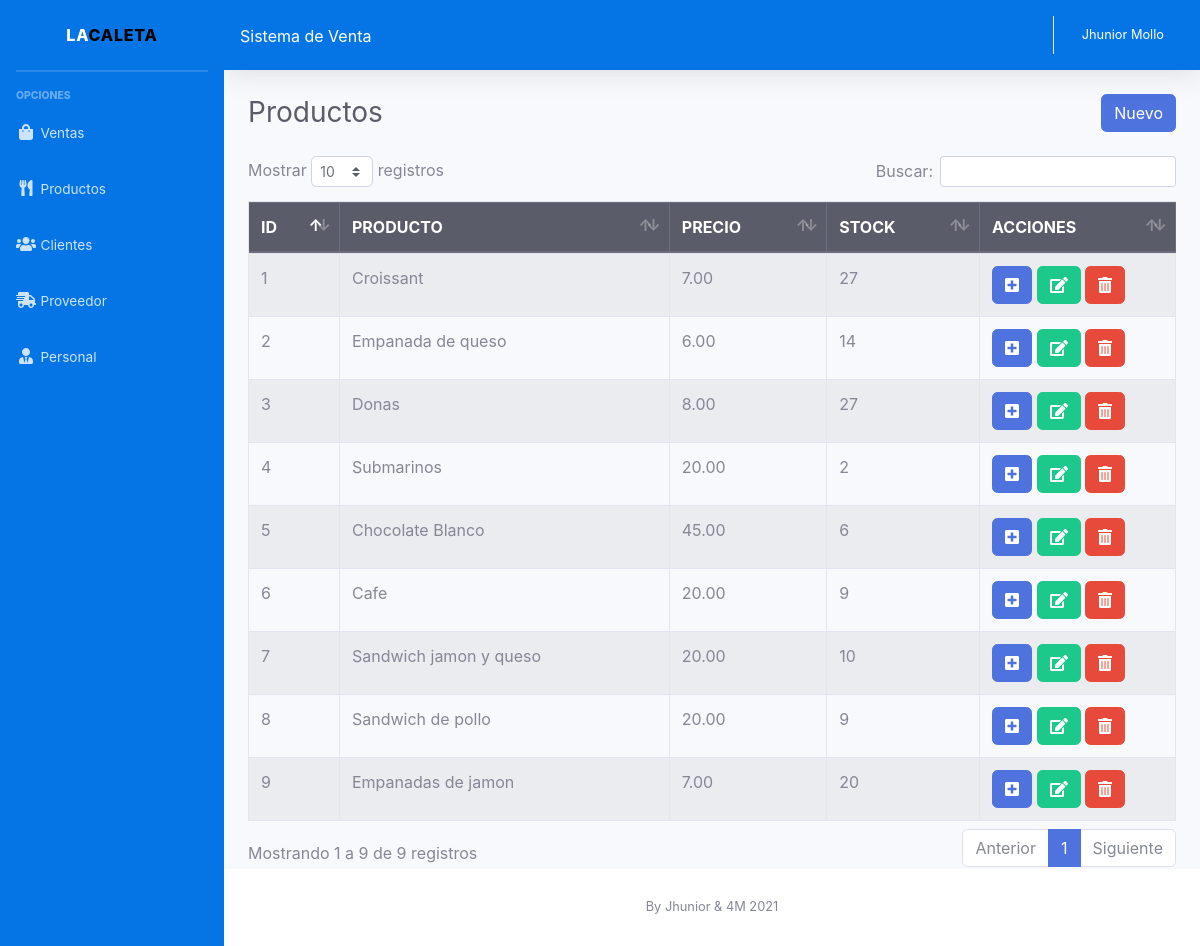
Screenshot of /Proyecto_Caleta/sistema/lista_productos.php (signed in) with the database file from the repository.
### tables this page shows
CREATE TABLE `producto` (
  `codproducto` int(11) NOT NULL,
  `descripcion` varchar(200) NOT NULL,
  `proveedor` int(11) NOT NULL,
  `precio` decimal(10,2) NOT NULL,
  `existencia` int(11) NOT NULL,
  `usuario_id` int(11) NOT NULL
);

### Proyecto_Caleta/sistema/lista_productos.php (the view)
<?php include_once "includes/header.php"; ?>
<div class="container-fluid">
	<div class="d-sm-flex align-items-center justify-content-between mb-4">
		<h1 class="h3 mb-0 text-gray-800">Productos</h1>
		<?php if ($_SESSION['rol'] == 1) { ?>
		<a href="registro_producto.php" class="btn btn-primary">Nuevo</a>
		<?php } ?>
	</div>
	<div class="row">
		<div class="col-lg-12">
			<div class="table-responsive">
				<table class="table table-striped table-bordered" id="table">
					<thead class="thead-dark">
						<tr>
							<th>ID</th>
							<th>PRODUCTO</th>
							<th>PRECIO</th>
							<th>STOCK</th>
							<?php if ($_SESSION['rol'] == 1) { ?>
							<th>ACCIONES</th>
							<?php } ?>
						</tr>
					</thead>
					<tbody>
						<?php
						include "../conexion.php";
						$query = mysqli_query($conexion, "SELECT * FROM producto");
						$result = mysqli_num_rows($query);
						if ($result > 0) {
							while ($data = mysqli_fetch_assoc($query)) { ?>
								<tr>
									<td><?php echo $data['codproducto']; ?></td>
									<td><?php echo $data['descripcion']; ?></td>
									<td><?php echo $data['precio']; ?></td>
									<td><?php echo $data['existencia']; ?></td>
										<?php if ($_SESSION['rol'] == 1) { ?>
									<td>
										<a href="agregar_producto.php?id=<?php echo $data['codproducto']; ?>" class="btn btn-primary"><i class="fas fa-plus-square"></i></a>
										<a href="editar_producto.php?id=<?php echo $data['codproducto']; ?>" class="btn btn-success"><i class='fas fa-edit'></i></a>
										<form action="eliminar_producto.php?id=<?php echo $data['codproducto']; ?>" method="post" class="confirmar d-inline">
											<button class="btn btn-danger" type="submit"><i class='fas fa-trash-alt'></i> </button>
										</form>
									</td>
										<?php } ?>
								</tr>
						<?php }
						} ?>
					</tbody>
				</table>
			</div>
		</div>
	</div>
</div>
</div>
<?php include_once "includes/footer.php"; ?>

### Proyecto_Caleta/sistema/includes/header.php (shortened to what this page needs)
<!DOCTYPE html>
<html lang="en">
<head>
	<link href="css/sb-admin-2.min.css" rel="stylesheet">
	<link rel="stylesheet" href="css/dataTables.bootstrap4.min.css">
	<link rel="stylesheet" href="css/estilo.css">
</head>
<body id="page-top">
	<div id="wrapper">
		<?php include_once "includes/menu.php"; ?>
		<div id="content-wrapper" class="d-flex flex-column">
			<div id="content">
				<nav class="navbar navbar-expand navbar-light text-white topbar mb-4 static-top shadow">
					<div class="input-group" style="margin-top:12px;">
						<h6>Sistema de Venta</h6>
					</div>
					<ul class="navbar-nav ml-auto">
						<li class="nav-item dropdown no-arrow">
							<a class="nav-link dropdown-toggle" href="#" id="userDropdown" role="button" data-toggle="dropdown" aria-haspopup="true" aria-expanded="false">
								<span class="mr-2 d-none d-lg-inline small text-white"><?php echo $_SESSION['nombre']; ?></span>
							</a>
						</li>
					</ul>
				</nav>

### Proyecto_Caleta/sistema/includes/menu.php (shortened to what this page needs)
<ul class="navbar-nav sidebar sidebar-dark accordion" id="accordionSidebar">
	<a class="sidebar-brand d-flex align-items-center justify-content-center" href="index.php">
		<div class="sidebar-brand-text mx-3">La<span style="color: black;">Caleta</span></div>
	</a>
	<hr class="sidebar-divider my-0">
	<hr class="sidebar-divider">
	<div class="sidebar-heading">
		Opciones
	</div>
	<li class="nav-item">
		<a class="nav-link collapsed" href="#" data-toggle="collapse" data-target="#collapseTwo" aria-expanded="true" aria-controls="collapseTwo">
			<i class="fas fa-fw fa-shopping-bag"></i>
			<span>Ventas</span>
		</a>
	</li>
	<li class="nav-item">
		<a class="nav-link collapsed" href="#" data-toggle="collapse" data-target="#collapseUtilities" aria-expanded="true" aria-controls="collapseUtilities">
			<i class="fas fa-fw fa-utensils"></i>
			<span>Productos</span>
		</a>
	</li>
	<li class="nav-item">
		<a class="nav-link collapsed" href="#" data-toggle="collapse" data-target="#collapseClientes" aria-expanded="true" aria-controls="collapseUtilities">
			<i class="fas fa-fw fa-users"></i>
			<span>Clientes</span>
		</a>
	</li>
	<?php if ($_SESSION['rol'] == 1) { ?>
	<li class="nav-item">
		<a class="nav-link collapsed" href="#" data-toggle="collapse" data-target="#collapseProveedor" aria-expanded="true" aria-controls="collapseUtilities">
			<i class="fas fa-fw fa-shipping-fast"></i>
			<span>Proveedor</span>
		</a>
	</li>
	<?php } ?>
	<?php if ($_SESSION['rol'] == 1) { ?>
		<li class="nav-item">
			<a class="nav-link collapsed" href="#" data-toggle="collapse" data-target="#collapseUsuarios" aria-expanded="true" aria-controls="collapseUtilities">
				<i class="fas fa-fw fa-user-tie"></i>
				<span>Personal</span>
			</a>
		</li>
	<?php } ?>
</ul>

### Proyecto_Caleta/sistema/includes/footer.php (shortened to what this page needs)
<footer class="sticky-footer bg-white">
  <div class="container my-auto">
    <div class="copyright text-center my-auto">
      <span>By Jhunior & 4M <?php echo date("Y"); ?></span>
    </div>
  </div>
</footer>
</div>
</div>
</body>
</html>

### Proyecto_Caleta/sistema/css/estilo.css (style rules this page uses)
.sidebar .nav-item .nav-link[data-toggle=collapse]::after { content: "" !important; }
.sidebar { background: #0575E6; }
.navbar { background:#0575E6; }

### rows the page displays
producto: codproducto "1", descripcion "Croissant", precio "7.00", existencia "27"
producto: codproducto "2", descripcion "Empanada de queso", precio "6.00", existencia "14"
producto: codproducto "3", descripcion "Donas", precio "8.00", existencia "27"
producto: codproducto "4", descripcion "Submarinos", precio "20.00", existencia "2"
producto: codproducto "5", descripcion "Chocolate Blanco", precio "45.00", existencia "6"
producto: codproducto "6", descripcion "Cafe", precio "20.00", existencia "9"
producto: codproducto "7", descripcion "Sandwich jamon y queso", precio "20.00", existencia "10"
producto: codproducto "8", descripcion "Sandwich de pollo", precio "20.00", existencia "9"
producto: codproducto "9", descripcion "Empanadas de jamon", precio "7.00", existencia "20"

### other values shown
$_SESSION['nombre'] "Jhunior Mollo"
